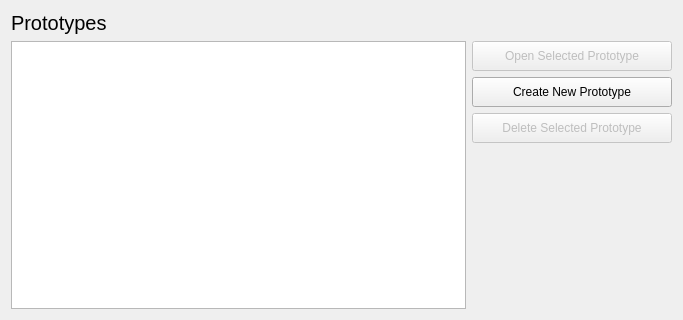
<?xml version="1.0" encoding="UTF-8"?>
<ui version="4.0">
 <class>ProjectViewerWindow</class>
 <widget class="QWidget" name="ProjectViewerWindow">
  <property name="geometry">
   <rect>
    <x>0</x>
    <y>0</y>
    <width>683</width>
    <height>320</height>
   </rect>
  </property>
  <property name="windowTitle">
   <string>Form</string>
  </property>
  <layout class="QVBoxLayout" name="verticalLayout_3">
   <item>
    <layout class="QVBoxLayout" name="verticalLayout_2">
     <item>
      <widget class="QLabel" name="prototypesLabel">
       <property name="font">
        <font>
         <pointsize>15</pointsize>
        </font>
       </property>
       <property name="text">
        <string>&lt;html&gt;&lt;head/&gt;&lt;body&gt;&lt;p&gt;Prototypes&lt;/p&gt;&lt;/body&gt;&lt;/html&gt;</string>
       </property>
      </widget>
     </item>
     <item>
      <layout class="QHBoxLayout" name="horizontalLayout">
       <item>
        <widget class="QListView" name="projectsListView">
         <property name="sizePolicy">
          <sizepolicy hsizetype="Expanding" vsizetype="Expanding">
           <horstretch>0</horstretch>
           <verstretch>0</verstretch>
          </sizepolicy>
         </property>
         <property name="editTriggers">
          <set>QAbstractItemView::NoEditTriggers</set>
         </property>
         <property name="selectionMode">
          <enum>QAbstractItemView::ExtendedSelection</enum>
         </property>
        </widget>
       </item>
       <item>
        <layout class="QVBoxLayout" name="verticalLayout">
         <item>
          <widget class="QPushButton" name="openProjectButton">
           <property name="enabled">
            <bool>false</bool>
           </property>
           <property name="sizePolicy">
            <sizepolicy hsizetype="Fixed" vsizetype="Fixed">
             <horstretch>0</horstretch>
             <verstretch>0</verstretch>
            </sizepolicy>
           </property>
           <property name="minimumSize">
            <size>
             <width>200</width>
             <height>30</height>
            </size>
           </property>
           <property name="text">
            <string>Open Selected Prototype</string>
           </property>
           <property name="checkable">
            <bool>false</bool>
           </property>
          </widget>
         </item>
         <item>
          <widget class="QPushButton" name="newProjectButton">
           <property name="sizePolicy">
            <sizepolicy hsizetype="Fixed" vsizetype="Fixed">
             <horstretch>0</horstretch>
             <verstretch>0</verstretch>
            </sizepolicy>
           </property>
           <property name="minimumSize">
            <size>
             <width>200</width>
             <height>30</height>
            </size>
           </property>
           <property name="text">
            <string>Create New Prototype</string>
           </property>
          </widget>
         </item>
         <item>
          <widget class="QPushButton" name="deleteProjectButton">
           <property name="enabled">
            <bool>false</bool>
           </property>
           <property name="sizePolicy">
            <sizepolicy hsizetype="Fixed" vsizetype="Fixed">
             <horstretch>0</horstretch>
             <verstretch>0</verstretch>
            </sizepolicy>
           </property>
           <property name="minimumSize">
            <size>
             <width>200</width>
             <height>30</height>
            </size>
           </property>
           <property name="text">
            <string>Delete Selected Prototype</string>
           </property>
          </widget>
         </item>
         <item>
          <spacer name="verticalSpacer">
           <property name="orientation">
            <enum>Qt::Vertical</enum>
           </property>
           <property name="sizeHint" stdset="0">
            <size>
             <width>20</width>
             <height>40</height>
            </size>
           </property>
          </spacer>
         </item>
        </layout>
       </item>
      </layout>
     </item>
    </layout>
   </item>
  </layout>
 </widget>
 <resources/>
 <connections/>
</ui>
